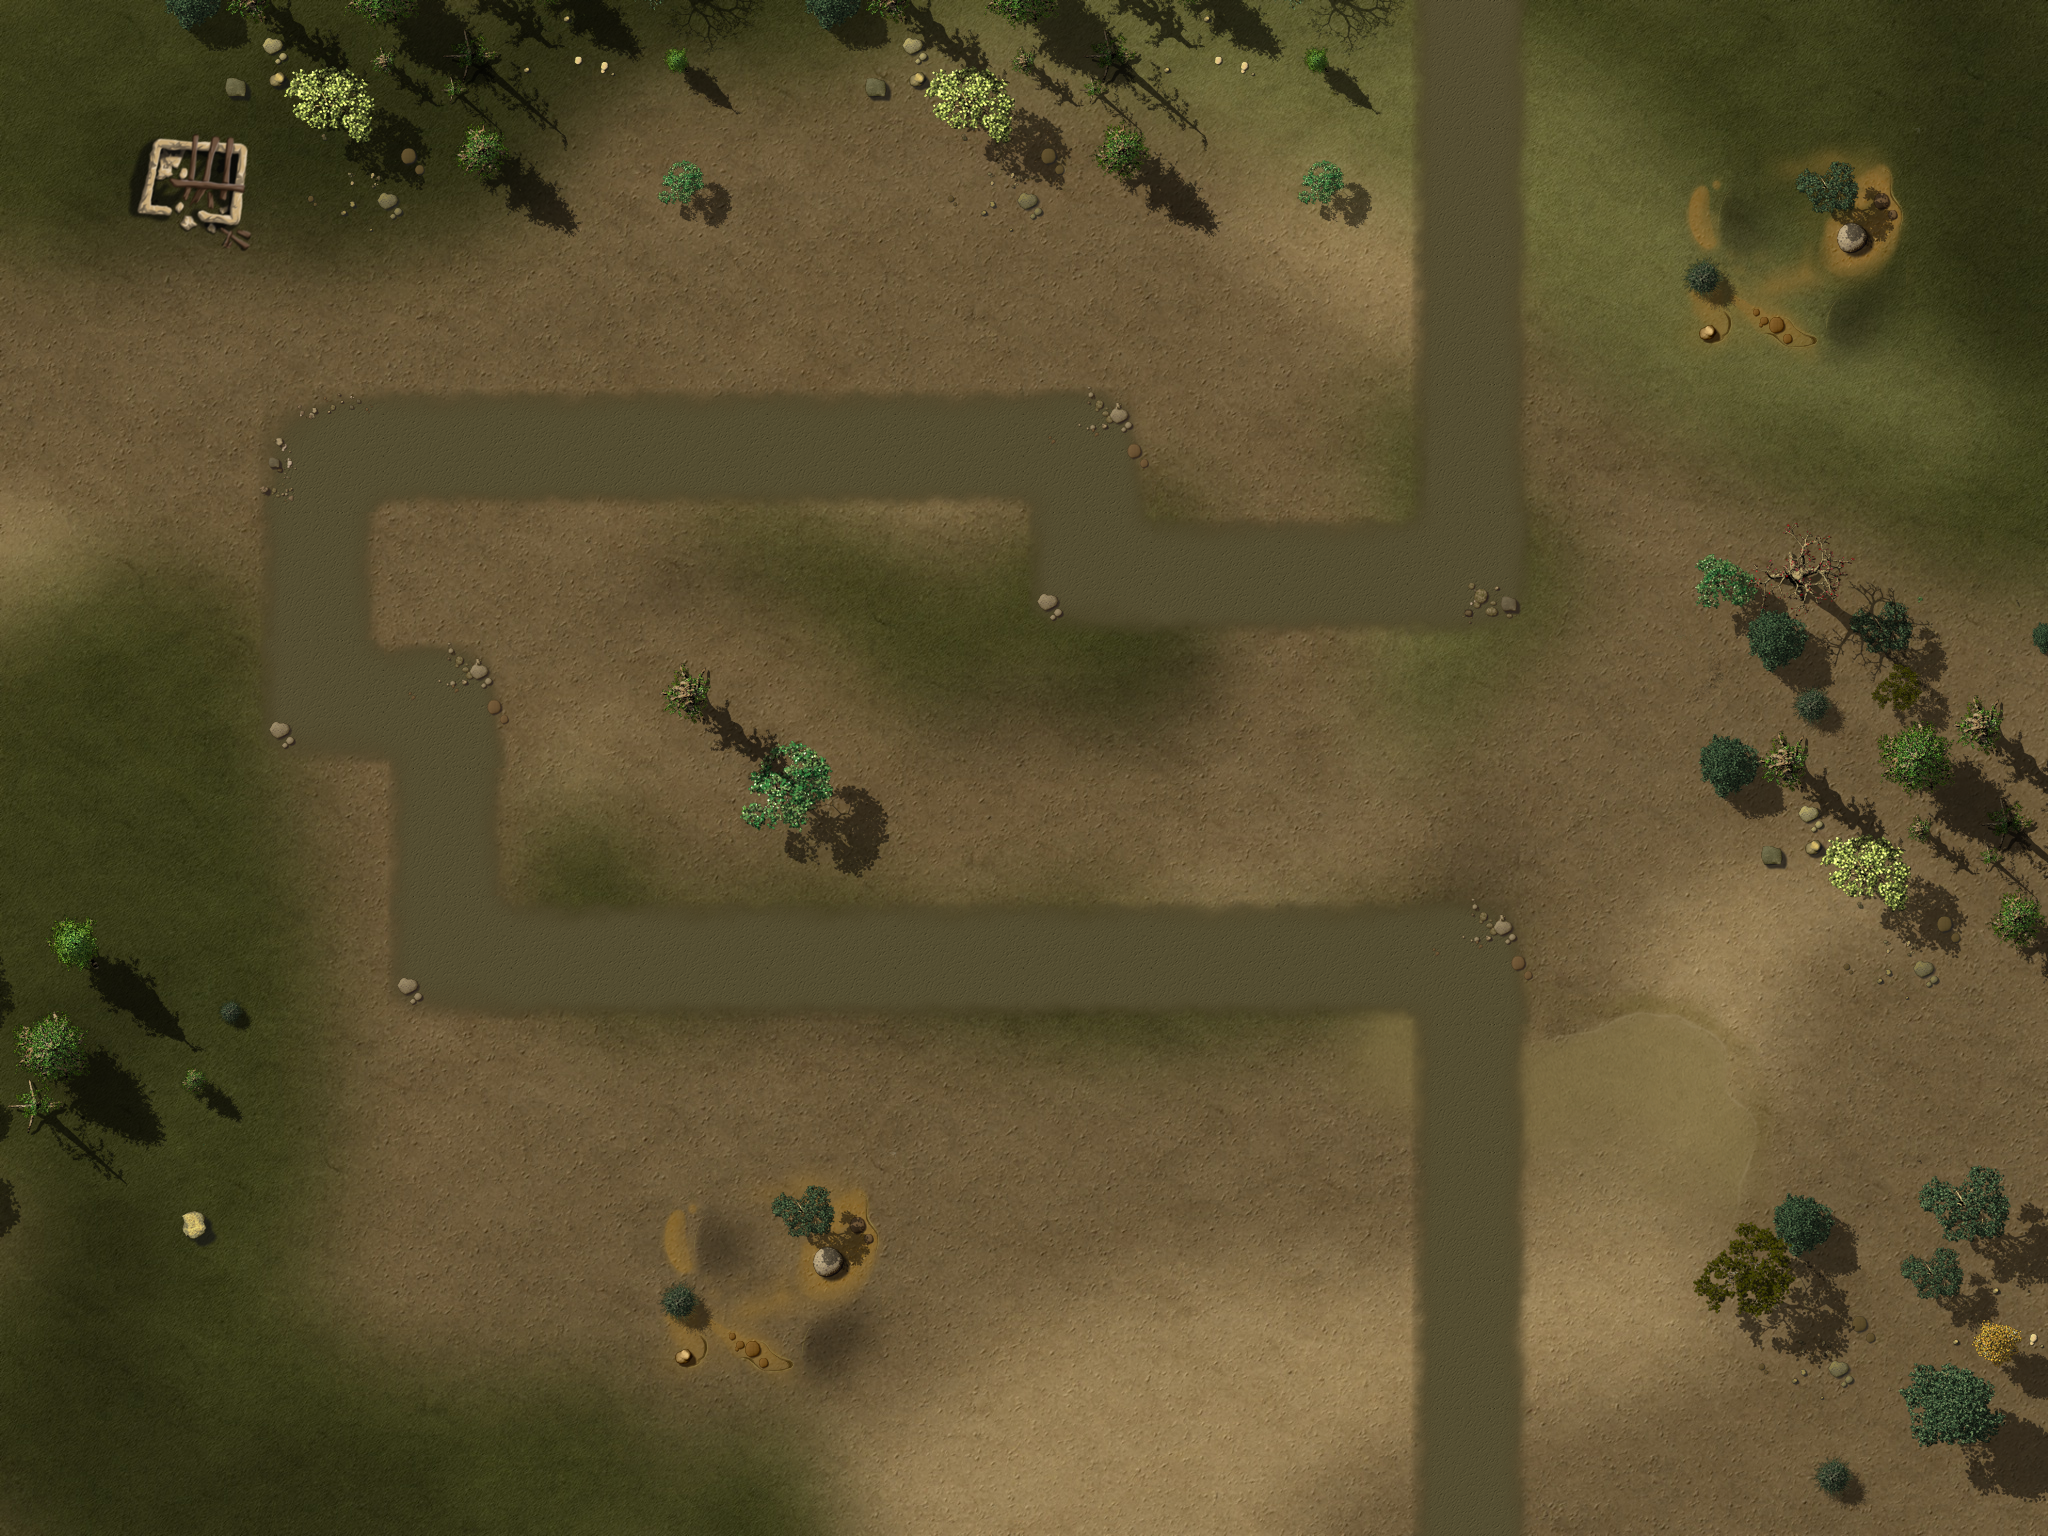

The image is a tile-based game level rendered from a .tmx file. Its description and source (layers, tilesets, objects; grid data summarised) follow:
An orthogonal 16x12 tile map with 128x128 px tiles, 4 tile layers (Ground, Objects1, Objects2, Path), 1 hidden layer not drawn, 3 tilesets and 33 objects.

<map version="1.0" orientation="orthogonal" width="16" height="12" tilewidth="128" tileheight="128">
 <properties>
<property name="wave01" value="4,2,4,2,4,2,1,2,1,4,10,10,10,3,10,10,10,4,4,4,2,4,10,10,10,1,1,10,1,10,10,1" />
<property name="wave02" value="2,1,1,1,1,1,1,1,4,4,4,2,2,2,2,3,1,1,1,2,2,4,4,4,2" />
<property name="wave03" value="1,1,1,2,4,2,4,1,1,1,1,1,1,4,2,1,1,1,3,3,2,2,2,4,4,1,2,1,2,1,3" />
<property name="wave04" value="10,10,10,10,10,10,10,10,1,1,1,2,2,4,4,4,10,10,10,10,4,10,2,1,1,10,10,10,10,4,4,2,10,1,1,1,1" />
<property name="wave05" value="10,10,10,5,10,5,5,4,10,10,4,10,10,10,5,5,5,4,5,4,5,2" />
<property name="wave06" value="4,4,7,7,5,5,5,5,4,5,5,7,7,5,5,4,4,5,5,5,7,5,5,5,5,5,5,5,4,4,4,7,7,2" />
<property name="wave07" value="1,5,5,5,7,5,5,5,7,4,5,4,5,5,5,5,7,5,5,5,7,4,4,6,9,9,9,5,8,7,3,3,4,4,4,4,4," />
<property name="wave08" value="1,5,5,5,5,7,5,5,5,5,5,5,5,4,4,4,7,7,7,5,5,5,5,5,5,5,5,5,5,7,7,5,5,5,5,5,1" />
<property name="wave09" value="10,10,10,10,10,7,10,10,7,10,10,10,10,7,10,10,10,10,10,10,10" />
<property name="wave10" value="1,7,5,5,5,7,10,10,10,7,10,10,5,5,7,7,5,5,10,10,10,10,10,7,7,5,102" />
<property name="wave11" value="5,5,5,5,5,5,10,10,10,10,10,5,10,10,10,3,5,5,5,10,10,10,10,5,5,5,5,5,10,10,10,10,5,7,1" />
<property name="wave12" value="3,10,10,10,5,5,5,5,5,5,5,5,10,10,10,10,5,5,5,5,5,5,5,10,10,10,3" />
<property name="wave13" value="5,5,5,5,5,5,7,7,7,4,4,4,5,5,5,5,5,7,5,7,3,5,5,5,5,7,7,6,4,4,4,3,5,5,5,7,5,5,5,6" />
<property name="wave14" value="1,4,4,5,5,3,5,5,5,5,4,5,4,5,4,4,5,4,5,7,5,5,5,5,5,5,5,5,7,7,7,7,7,4,4,5,4,5,5,3" />
<property name="wave15" value="2,3,4,5,5,5,5,7,7,4,4,5,5,7,5,5,4,7,4,5,5,5,5,5,3,6,9,9,9,5,8,7,3,3,4,4,4,4,4," />
<property name="wave16" value="10,10,10,10,10,10,10,10,8,3,7,4,5,4,5,5,5,7,4,5,4,8,5,5,5,7,8,10,10,10,10,10,10,10,10,10,10,10,10,10,5,5,5,5,10,10,10,10,10,10" />
<property name="wave17" value="10,10,10,5,10,10,10,5,10,10,10,10,10,5,10,10,10,10,10,10,5,10,10,5,10,10,10,10,5,10,10,10,10,7,10,10,7,10,10,2" />
<property name="wave18" value="4,5,4,4,7,5,5,5,5,5,5,3,3,5,4,5,5,5,5,5,5,7,5,4,4,5,5" />
<property name="wave19" value="6,5,5,5,5,3,3,5,5,5,5,5,5,5,5,5,5,5,5,4,7,7,7,7,5,5,5,5,5,5,6,5,5,5,5,4,4,5,5,5,5,5,5,5,5,5,2" />
<property name="wave20" value="7,7,3,7,7,8,3,7,4,5,4,5,5,5,7,4,5,4,8,5,5,5,7,8,5,7,5,5,5,5,101,5,5,103" />
<property name="wave21" value="5,5,6,6,5,5,5,5,5,5,7,7,7,7,6,9,9,9,5,8,7,3,3,4,4,4,4,4," />
<property name="wave22" value="7,7,7,7,7,6,7,7,7,7,7,7,8,5,5,6,3,3,9,9,9,6,5,8,6,8,5,11,11,11,3,3,11,11,11,11,11" />
<property name="wave23" value="6,6,10,10,10,10,10,10,10,10,10,10,10,10,10,10,10,7,5,5,7,10,10,10,3" />
<property name="wave24" value="11,11,11,11,11,5,5,5,5,5,11,11,6,5,5,3,8,5,5,6,3,3,6,5,8,6,8,5" />
<property name="wave25" value="9,5,5,5,9,5,5,5,5,9,5,5,9,5,5,5,9,6,6,7,7,5,5,5,5,5,4,5,5" />
<property name="wave26" value="10,10,10,10,5,10,5,10,5,8,3,7,4,5,4,5,5,5,7,4,5,4,8,5,5,5,7,8,10,10,10,5,5,5,10" />
<property name="wave27" value="1,5,5,5,6,7,6,4,4,5,5,5,5,5,5,5,6,5,5,8,5,5,5,5,5,10,10,10,10,1" />
<property name="wave28" value="3,5,10,10,10,10,10,10,10,10,10,10,10,5,5,5,5,4,4,7,3,10,10,10,10,10,10,5,5,5,5,5,5,5" />
<property name="wave29" value="8,5,5,6,3,3,6,5,8,6,8,5,3,10,10,10,5,5,5,5,5,5,5,10,10,10,10,3,10,5,5,5,5,2" />
<property name="wave30" value="9,5,5,5,9,5,5,5,5,9,5,5,9,5,5,5,9,6,6,7,7,5,5,5,5,5,4,5,102" />
<property name="wave31" value="10,10,10,10,10,10,10,10,10,8,3,7,4,5,4,5,5,5,7,4,5,4,8,5,5,5,7,8,10,10,10,10,10,10,10,10,10,10,10,10,10,10,10,10,10,10,10,10,10,10,10,10,10" />
<property name="wave32" value="10,10,10,10,5,10,5,10,5,10,10,10,5,5,5,5,10,10,10,10,5,5,5,10" />
<property name="wave33" value="2,7,10,10,8,3,7,4,5,4,5,5,5,7,4,5,4,8,5,5,5,7,8,10,10,10,7,10,10,7,7,10,10,10,7,7,10,10" />
<property name="wave34" value="7,7,7,7,7,7,6,7,7,7,7,7,7,8,3,7,4,5,4,5,5,5,7,4,5,4,8,5,5,5,7,8" />
<property name="wave35" value="10,10,10,10,10,10,10,6,10,10,10,7,7,10,10,10,10,10,10,10,3,7,7,10,10,10" />
<property name="wave36" value="5,5,9,9,5,5,5,9,9,5,5,9,7,7,7,5,5,7,3,5,5,5,5,6,6,7,6,4,4,5,5,5,5,5,5,5,6,5,5,8" />
<property name="wave37" value="2,5,5,5,7,3,4,5,6,7,8,5,5,6,3,3,6,5,8,6,8,5,6,3,5,5,5,4,4,4,5,5,5,5,8" />
<property name="wave38" value="8,11,11,11,4,4,4,7,11,11,3,5,8,3,7,4,5,4,5,5,5,7,4,5,4,8,5,5,5,7,8,5,6,6,5,5,5,5" />
<property name="wave39" value="1,5,5,5,7,3,4,5,4,5,6,5,5,5,8,9,9,9,5,5,6,5,5,5,7,8,9,9,9,5,5,6" />
<property name="wave40" value="11,11,11,10,10,10,10,10,6,7,11,11,11,6,10,10,10,10,9,9,7,5,7,5,7,102" />
<property name="wave41" value="2,5,5,5,6,7,6,4,4,5,5,5,5,5,5,5,6,5,5,8,5,5,5,5,4,4,4,7,7,7,7,5,5,5,7,7,4,4,4,2" />
<property name="wave42" value="1,5,5,7,4,7,4,5,5,5,5,5,5,4,7,5,5,5,7,4,5,4,8,5,5,5,7,8,4,5,4,8,5,5,5,7,8,6,3,4,4,8,7,5,7,1" />
<property name="wave43" value="10,10,10,10,10,10,10,10,5,5,5,7,7,4,4,4,10,10,10,10,4,10,7,5,5,10,10,10,10,4,4,7,10,5,5,5,1" />
<property name="wave44" value="1,5,7,7,5,5,4,4,5,5,5,5,5,5,5,5,3,3,6,7,6,4,4,5,5,5,5,5,5,5,6,5,5,8,7,5,5,5,5,5,5,7,7,7" />
<property name="wave45" value="5,5,5,5,5,4,7,7,7,7,5,5,5,5,5,5,6,5,5,5,5,4,4,7,7,5,8,5,5,6,3,3,6,5,8,6,8,5" />
<property name="wave46" value="3,3,7,5,5,5,5,7,7,7,7,11,11,6,4,5,4,8,5,6,5,7,8,11,11,7,7,5,5,4,4,7,5,1" />
<property name="wave47" value="6,5,5,5,6,5,5,5,5,6,5,5,5,5,5,6,5,5,5,5,5,5,7,7,3,7,7,7,9,9,4,5,9,8,8,5,5,6,7,8" />
<property name="wave48" value="8,10,10,10,9,11,8,11,9,11,7,7,7,11,8,5,7,8,4,5,8,8,7,7,10,10,10,10,10,10,10,10,10,10,10,7,7,7,3,5,5,6,5,5" />
<property name="wave49" value="1,5,5,5,5,7,7,8,5,5,5,3,3,6,6,5,5,6,6,8,5,7,8,4,5,8,5,5,5,5,7,7,5,3,3,7,5,5,1" />
<property name="wave50" value="102,8,8,6,7,5,5,5,5,5,9,11,8,11,9,11,7,7,7,11,8,101,5,7,8,4,5,8,8,5,6,6,5,5,5,100,9,9,8,5,5,5,5,5,9,9,5,3,103" />
 </properties>
 <tileset firstgid="1" name="ground" tilewidth="128" tileheight="128">
  <image source="tilesWorld1.png" width="2048" height="2048" />
 </tileset>
 <tileset firstgid="257" name="path" tilewidth="128" tileheight="128">
  <image source="path01.png" width="512" height="512" />
 </tileset>
 <tileset firstgid="273" source="ground4.tsx" />
 <layer name="Ground" width="16" height="12">
  <data>[192 cells, 1 non-empty, 1 distinct tile ids]</data>
 </layer>
 <layer name="Objects1" width="16" height="12">
  <data>[192 cells, 20 non-empty, 16 distinct tile ids]</data>
 </layer>
 <layer name="Objects2" width="16" height="12">
  <data>[192 cells, 48 non-empty, 34 distinct tile ids]</data>
 </layer>
 <objectgroup name="Objects3" width="16" height="12">
  <object gid="232" x="1516" y="196" />
  <object gid="233" x="1550" y="280" />
  <object gid="234" x="1856" y="126" />
  <object gid="248" x="1278" y="1404" />
  <object gid="233" x="1526" y="1388" />
  <object gid="230" x="1612" y="1408" />
  <object gid="246" x="1140" y="1422" />
  <object gid="220" x="1250" y="878" />
  <object gid="141" x="2944" y="1280" />
  <object gid="142" x="946" y="844" />
  <object gid="143" x="654" y="656" />
  <object gid="142" x="646" y="368" />
  <object gid="111" x="1296" y="324" />
  <object gid="141" x="538" y="734" />
  <object gid="111" x="484" y="1038" />
  <object gid="111" x="26" y="674" />
  <object gid="111" x="1852" y="504" />
  <object gid="32" x="1688" y="1106" />
  <object gid="32" x="14" y="190" />
 </objectgroup>
 <layer name="Path" width="16" height="12">
  <data>[192 cells, 32 non-empty, 6 distinct tile ids]</data>
 </layer>
 <objectgroup name="Locked" width="16" height="12" visible="0">
  <object x="2432" y="256" />
  <object x="768" y="768" width="128" height="128" />
  <object x="640" y="640" width="128" height="128" />
  <object x="768" y="1152" width="128" height="128" />
  </objectgroup>
 <objectgroup name="Waypoints" width="16" height="12" visible="0">
  <!-- 1 objects omitted --></objectgroup>
 <layer name="blendAdd" width="16" height="12" visible="0">
  <data>[192 cells, 0 non-empty, 0 distinct tile ids]</data>
 </layer>
</map>
<!-- 10 of 33 objects omitted -->
